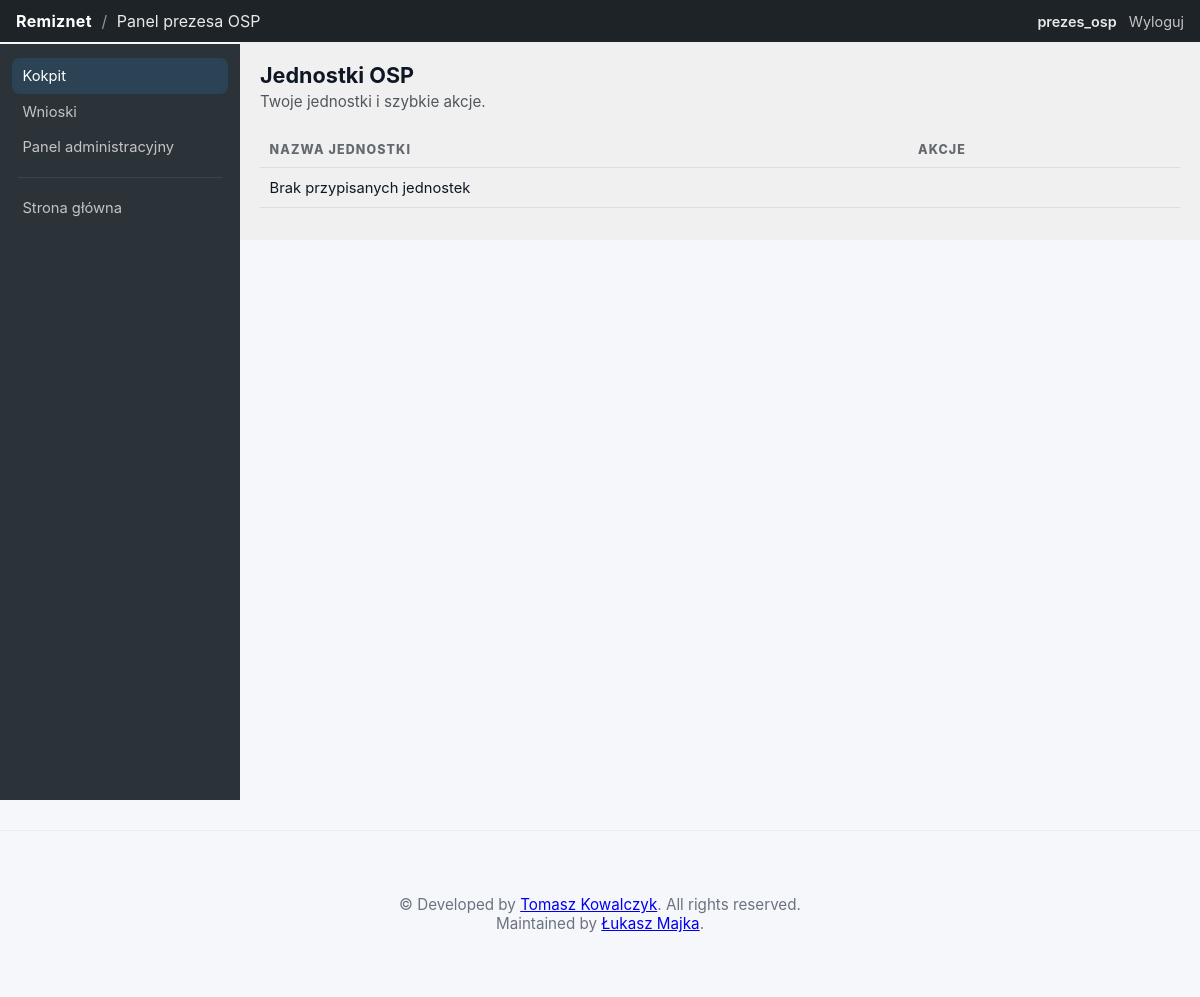
The page /osp/panel/ (signed in) on the database as committed earlier.
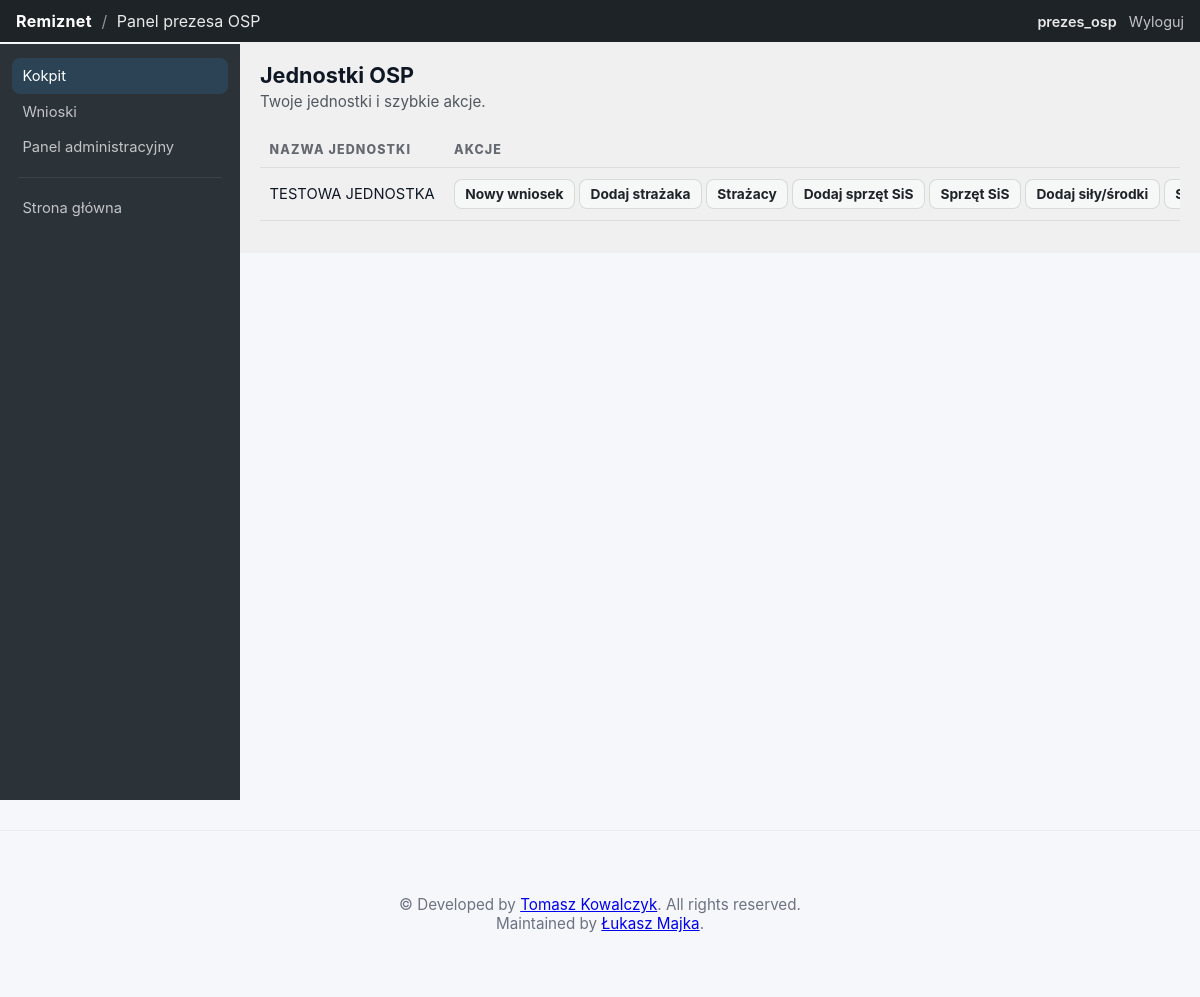
The same page on the database as committed later.
### osp/models.py (models this page shows, shortened)
class Unit(models.Model):
    name = models.CharField(max_length=200)
    address = models.CharField(max_length=300, blank=True)
    created_at = models.DateTimeField(auto_now_add=True)
    president = models.ForeignKey(User, on_delete=models.SET_NULL, null=True, blank=True, related_name='presided_units')

### osp/views.py (the view)
# urls.py: path('panel/', views.panel, name='panel'),
@login_required
def panel(request):
    user = request.user
    context = {'is_president': is_president(user), 'is_official': is_official(user)}
    if context['is_official']:
        submitted_qs = Request.objects.filter(status=Request.STATUS_SUBMITTED).order_by('-updated_at')
        context['submitted_count'] = submitted_qs.count()
        context['recent_submitted'] = submitted_qs[:8]
    if context['is_president']:
        context['units'] = president_units(user)
    return render(request, 'osp/panel.html', context)

### osp/views.py (called while the page is built)
def is_president(user):
    return (
        user.is_authenticated
        and user.groups.filter(name__in=['Prezes OSP', 'president']).exists()
    )

def is_official(user):
    return (
        user.is_authenticated
        and user.groups.filter(name__in=['Urzędnik gminy', 'official']).exists()
    )

def president_units(user):
    return Unit.objects.filter(
        Q(president=user) | Q(firefighters__created_by=user)
    ).distinct()

### osp/templates/osp/panel.html (shortened to what the changed rows need)
{% extends 'osp/base.html' %}
{% block content %}
  {% if is_official %}
    <div class="wp-admin">
      <header class="wp-topbar">
        <div class="wp-topbar-left">
          <button id="sidebar-toggle" class="wp-btn" style="margin-right:10px;">☰</button>
          <div class="wp-brand">Remiznet</div>
          <span class="wp-sep">/</span>
          <span class="wp-area">Panel urzędnika</span>
        </div>
        <div class="wp-topbar-right">
          <span class="wp-user">{{ request.user.username }}</span>
          <a class="wp-topbar-link" href="{% url 'osp:logout' %}">Wyloguj</a>
        </div>
      </header>
      <div class="wp-layout">
        <aside class="wp-sidebar" aria-label="Nawigacja">
          <a class="wp-menu-item is-active" href="{% url 'osp:panel' %}">Kokpit</a>
          <a class="wp-menu-item" href="{% url 'osp:request_list' %}">
            Wnioski do decyzji
            {% if submitted_count %}<span class="wp-badge">{{ submitted_count }}</span>{% endif %}
          </a>
          <a class="wp-menu-item" href="/admin/">Panel administracyjny</a>
          <div class="wp-menu-sep"></div>
          <a class="wp-menu-item" href="/">Strona główna</a>
        </aside>
        <section class="wp-content">
          <div class="wp-page-head">
            <div>
              <h2 class="wp-title">Kokpit</h2>
              <p class="wp-subtitle">Najważniejsze rzeczy na teraz.</p>
            </div>
            <div class="wp-actions">
              <a class="btn btn-primary" href="{% url 'osp:request_list' %}">Przejdź do wniosków</a>
            </div>
          </div>
          <div class="wp-kpis">
            <article class="wp-kpi wp-kpi--warning">
              <div class="wp-kpi-label">Do rozpatrzenia</div>
              <div class="wp-kpi-value">{{ submitted_count|default:0 }}</div>
              <div class="wp-kpi-hint">Wnioski złożone przez OSP</div>
            </article>
            <article class="wp-kpi">
              <div class="wp-kpi-label">Skrót</div>
              <div class="wp-kpi-value">Wnioski</div>
              <div class="wp-kpi-hint">Lista i szczegóły + odpowiedź</div>
            </article>
            <article class="wp-kpi">
              <div class="wp-kpi-label">Panel</div>
              <div class="wp-kpi-value">Admin</div>
              <div class="wp-kpi-hint">Zarządzanie słownikami/użytkownikami</div>
            </article>
          </div>
          <div class="wp-grid">
            <section class="wp-card">
              <header class="wp-card-head">
                <h3>Ostatnio złożone wnioski</h3>
                <a class="wp-link" href="{% url 'osp:request_list' %}">Zobacz wszystkie</a>
              </header>
              {% if recent_submitted %}
                <div class="wp-table-wrap" role="region" aria-label="Ostatnio złożone wnioski">
                  <table class="wp-table">
                    <thead>
                      <tr>
                        <th>Tytuł</th>
                        <th>Jednostka</th>
                        <th>Aktualizacja</th>
                        <th></th>
                      </tr>
                    </thead>
                    <tbody>
                      {% for r in recent_submitted %}
                        <tr>
                          <td class="wp-td-strong">
                            <a class="wp-link" href="{% url 'osp:request_detail' r.pk %}">{{ r.title }}</a>
                          </td>
                          <td>{{ r.unit }}</td>
                          <td>{{ r.updated_at|date:"Y-m-d H:i" }}</td>
                          <td class="wp-td-right">
                            <a class="wp-btn" href="{% url 'osp:request_detail' r.pk %}">Otwórz</a>
                          </td>
                        </tr>
                      {% endfor %}
                    </tbody>
                  </table>
                </div>
              {% else %}
                <p class="wp-empty">Brak nowych wniosków do rozpatrzenia.</p>
              {% endif %}
            </section>
            <section class="wp-card">
              <header class="wp-card-head">
                <h3>Szybkie kroki</h3>
              </header>
              <ol class="wp-steps">
                <li>Wejdź w <strong>Wnioski do decyzji</strong>.</li>
                <li>Otwórz wniosek i sprawdź szczegóły.</li>
                <li>Kliknij <strong>Odpowiedz</strong> i wprowadź decyzję.</li>
              </ol>
              <div class="wp-callout">
                <div class="wp-callout-title">Wskazówka</div>
                <div class="wp-callout-text">Najpilniejsze są wnioski bez odpowiedzi (status: „Złożony”).</div>
              </div>
            </section>
          </div>
        </section>
      </div>
    </div>
  {% elif is_president %}
    <div class="wp-admin">
      <div class="wp-layout">
        <section class="wp-content">
          <div class="wp-page-head">
            <div>
              <h2 class="wp-title">Jednostki OSP</h2>
            </div>
          </div>
          <div class="wp-table-wrap" role="region" aria-label="Jednostki OSP">
            <table class="wp-table">
              <thead>
                <tr>
                  <th>Nazwa jednostki</th>
                  <th>Akcje</th>
                </tr>
              </thead>
              <tbody>
                {% for unit in units %}
                  <tr>
                    <td>{{ unit.name }}</td>
                    <td>
                      <a class="wp-btn" href="{% url 'osp:request_create' unit.pk %}">Nowy wniosek</a>
                      <a class="wp-btn" href="{% url 'osp:firefighter_add' unit.pk %}">Dodaj strażaka</a>
                      <a class="wp-btn" href="{% url 'osp:firefighter_list_unit' unit.pk %}">Strażacy</a>
                      <a class="wp-btn" href="{% url 'osp:equipment_add' unit.pk %}">Dodaj sprzęt SiS</a>
                      <a class="wp-btn" href="{% url 'osp:equipment_list_unit' unit.pk %}">Sprzęt SiS</a>
                      <a class="wp-btn" href="{% url 'osp:personnel_add' unit.pk %}">Dodaj siły/środki</a>
                      <a class="wp-btn" href="{% url 'osp:personnel_list_unit' unit.pk %}">Siły/środki</a>
                    </td>
                  </tr>
                {% empty %}
                  <tr><td colspan="2">Brak przypisanych jednostek</td></tr>
                {% endfor %}
              </tbody>
            </table>
          </div>
        </section>
      </div>
    </div>
  {% endif %}
{% endblock %}

Rows that differ between the two databases and show on the page:
added Unit: name "TESTOWA JEDNOSTKA"
Other text that changed with them:
text no longer shown: "Brak przypisanych jednostek"
